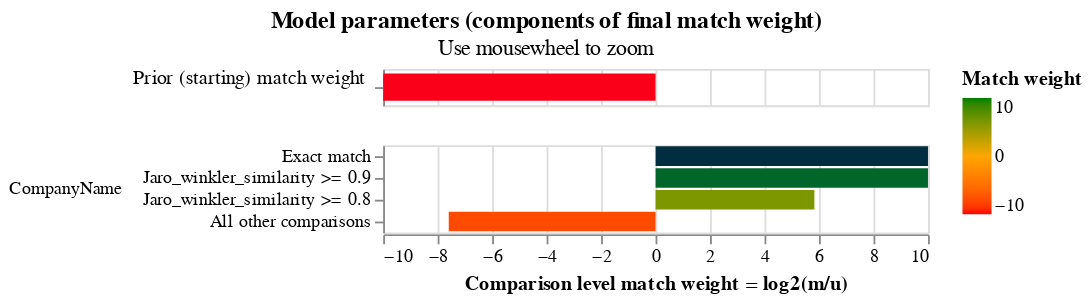

The cell this chart's notebook holds for it:
### Code cell
linker.match_weights_chart()

### Figure 1 — Vega-Lite specification as saved in the notebook (floating-point values rounded to 4 significant figures)
{"config": {"view": {"continuousWidth": 300, "continuousHeight": 300, "discreteHeight": 60, "discreteWidth": 400}, "header": {"title": null}, "mark": {"tooltip": null}, "title": {"anchor": "middle"}}, "vconcat": [{"mark": {"type": "bar", "clip": true, "height": 15}, "encoding": {"color": {"field": "log2_bayes_factor", "scale": {"domain": [-10, 0, 10], "range": ["red", "orange", "green"]}, "title": "Match weight", "type": "quantitative"}, "tooltip": [{"field": "comparison_name", "title": "Comparison name", "type": "nominal"}, {"field": "probability_two_random_records_match", "format": ".4f", "title": "Probability two random records match", "type": "nominal"}, {"field": "log2_bayes_factor", "format": ",.4f", "title": "Equivalent match weight", "type": "quantitative"}, {"field": "bayes_factor_description", "title": "Match weight description", "type": "nominal"}], "x": {"axis": {"domain": false, "labels": false, "ticks": false, "title": ""}, "field": "log2_bayes_factor", "scale": {"domain": [-10, 10]}, "type": "quantitative"}, "y": {"axis": {"title": "Prior (starting) match weight", "titleAlign": "right", "titleAngle": 0, "titleFontWeight": "normal"}, "field": "label_for_charts", "sort": {"field": "comparison_vector_value", "order": "descending"}, "type": "nominal"}}, "height": 20, "transform": [{"filter": "(datum.comparison_name == 'probability_two_random_records_match')"}]}, {"mark": {"type": "bar", "clip": true}, "encoding": {"color": {"field": "log2_bayes_factor", "scale": {"domain": [-10, 0, 10], "range": ["red", "orange", "green"]}, "title": "Match weight", "type": "quantitative"}, "row": {"field": "comparison_name", "header": {"labelAlign": "left", "labelAnchor": "middle", "labelAngle": 0}, "sort": {"field": "comparison_sort_order"}, "type": "nominal"}, "tooltip": [{"field": "comparison_name", "title": "Comparison name", "type": "nominal"}, {"field": "label_for_charts", "title": "Label", "type": "ordinal"}, {"field": "sql_condition", "title": "SQL condition", "type": "nominal"}, {"field": "m_probability", "format": ".4f", "title": "M probability", "type": "quantitative"}, {"field": "u_probability", "format": ".4f", "title": "U probability", "type": "quantitative"}, {"field": "bayes_factor", "format": ",.4f", "title": "Bayes factor = m/u", "type": "quantitative"}, {"field": "log2_bayes_factor", "format": ",.4f", "title": "Match weight = log2(m/u)", "type": "quantitative"}, {"field": "bayes_factor_description", "title": "Match weight description", "type": "nominal"}], "x": {"axis": {"title": "Comparison level match weight = log2(m/u)"}, "field": "log2_bayes_factor", "scale": {"domain": [-10, 10]}, "type": "quantitative"}, "y": {"axis": {"title": null}, "field": "label_for_charts", "sort": {"field": "comparison_vector_value", "order": "descending"}, "type": "nominal"}}, "height": {"step": 12}, "resolve": {"axis": {"y": "independent"}, "scale": {"y": "independent"}}, "transform": [{"filter": "(datum.comparison_name != 'probability_two_random_records_match')"}]}], "data": {"name": "data-fe16d562a454d4a093644943e55b1d4d"}, "params": [{"name": "mouse_zoom", "select": {"type": "interval", "encodings": ["x"]}, "bind": "scales", "views": []}], "resolve": {"axis": {"y": "independent"}, "scale": {"y": "independent"}}, "title": {"text": "Model parameters (components of final match weight)", "subtitle": "Use mousewheel to zoom"}, "$schema": "https://vega.github.io/schema/vega-lite/v5.9.3.json", "datasets": {"data-fe16d562a454d4a093644943e55b1d4d": [{"comparison_name": "probability_two_random_records_match", "sql_condition": null, "label_for_charts": "", "m_probability": null, "u_probability": null, "m_probability_description": null, "u_probability_description": null, "has_tf_adjustments": false, "tf_adjustment_column": null, "tf_adjustment_weight": null, "is_null_level": false, "bayes_factor": 0.0001, "log2_bayes_factor": -13.29, "comparison_vector_value": 0, "max_comparison_vector_value": 0, "bayes_factor_description": "The probability that two random records drawn at random match is 0.000 or one in  10,000.0 records.This is equivalent to a starting match weight of -13.288.", "probability_two_random_records_match": 0.0001, "comparison_sort_order": -1}, {"comparison_name": "CompanyName", "sql_condition": "\"CompanyName_l\" = \"CompanyName_r\"", "label_for_charts": "Exact match", "m_probability": 0.8624, "u_probability": 2.431e-07, "m_probability_description": "Amongst matching record comparisons, 86.24% of records are in the exact match comparison level", "u_probability_description": "Amongst non-matching record comparisons, 0.00% of records are in the exact match comparison level", "has_tf_adjustments": false, "tf_adjustment_column": null, "tf_adjustment_weight": 1.0, "is_null_level": false, "bayes_factor": 3547000.0, "log2_bayes_factor": 21.76, "comparison_vector_value": 3, "max_comparison_vector_value": 3, "bayes_factor_description": "If comparison level is `exact match` then comparison is 3,547,142.01 times more likely to be a match", "probability_two_random_records_match": 0.0001, "comparison_sort_order": 0}, {"comparison_name": "CompanyName", "sql_condition": "jaro_winkler_similarity(\"CompanyName_l\", \"CompanyName_r\") >= 0.9", "label_for_charts": "Jaro_winkler_similarity >= 0.9", "m_probability": 0.1188, "u_probability": 8.266e-06, "m_probability_description": "Amongst matching record comparisons, 11.88% of records are in the jaro_winkler_similarity >= 0.9 comparison level", "u_probability_description": "Amongst non-matching record comparisons, 0.00% of records are in the jaro_winkler_similarity >= 0.9 comparison level", "has_tf_adjustments": false, "tf_adjustment_column": null, "tf_adjustment_weight": 1.0, "is_null_level": false, "bayes_factor": 14370.0, "log2_bayes_factor": 13.81, "comparison_vector_value": 2, "max_comparison_vector_value": 3, "bayes_factor_description": "If comparison level is `jaro_winkler_similarity >= 0.9` then comparison is 14,368.21 times more likely to be a match", "probability_two_random_records_match": 0.0001, "comparison_sort_order": 0}, {"comparison_name": "CompanyName", "sql_condition": "jaro_winkler_similarity(\"CompanyName_l\", \"CompanyName_r\") >= 0.8", "label_for_charts": "Jaro_winkler_similarity >= 0.8", "m_probability": 0.01366, "u_probability": 0.0002402, "m_probability_description": "Amongst matching record comparisons, 1.37% of records are in the jaro_winkler_similarity >= 0.8 comparison level", "u_probability_description": "Amongst non-matching record comparisons, 0.02% of records are in the jaro_winkler_similarity >= 0.8 comparison level", "has_tf_adjustments": false, "tf_adjustment_column": null, "tf_adjustment_weight": 1.0, "is_null_level": false, "bayes_factor": 56.89, "log2_bayes_factor": 5.83, "comparison_vector_value": 1, "max_comparison_vector_value": 3, "bayes_factor_description": "If comparison level is `jaro_winkler_similarity >= 0.8` then comparison is 56.89 times more likely to be a match", "probability_two_random_records_match": 0.0001, "comparison_sort_order": 0}, {"comparison_name": "CompanyName", "sql_condition": "ELSE", "label_for_charts": "All other comparisons", "m_probability": 0.00518, "u_probability": 0.9998, "m_probability_description": "Amongst matching record comparisons, 0.52% of records are in the all other comparisons comparison level", "u_probability_description": "Amongst non-matching record comparisons, 99.98% of records are in the all other comparisons comparison level", "has_tf_adjustments": false, "tf_adjustment_column": null, "tf_adjustment_weight": 1.0, "is_null_level": false, "bayes_factor": 0.005181, "log2_bayes_factor": -7.593, "comparison_vector_value": 0, "max_comparison_vector_value": 3, "bayes_factor_description": "If comparison level is `all other comparisons` then comparison is  193.01 times less likely to be a match", "probability_two_random_records_match": 0.0001, "comparison_sort_order": 0}]}}
